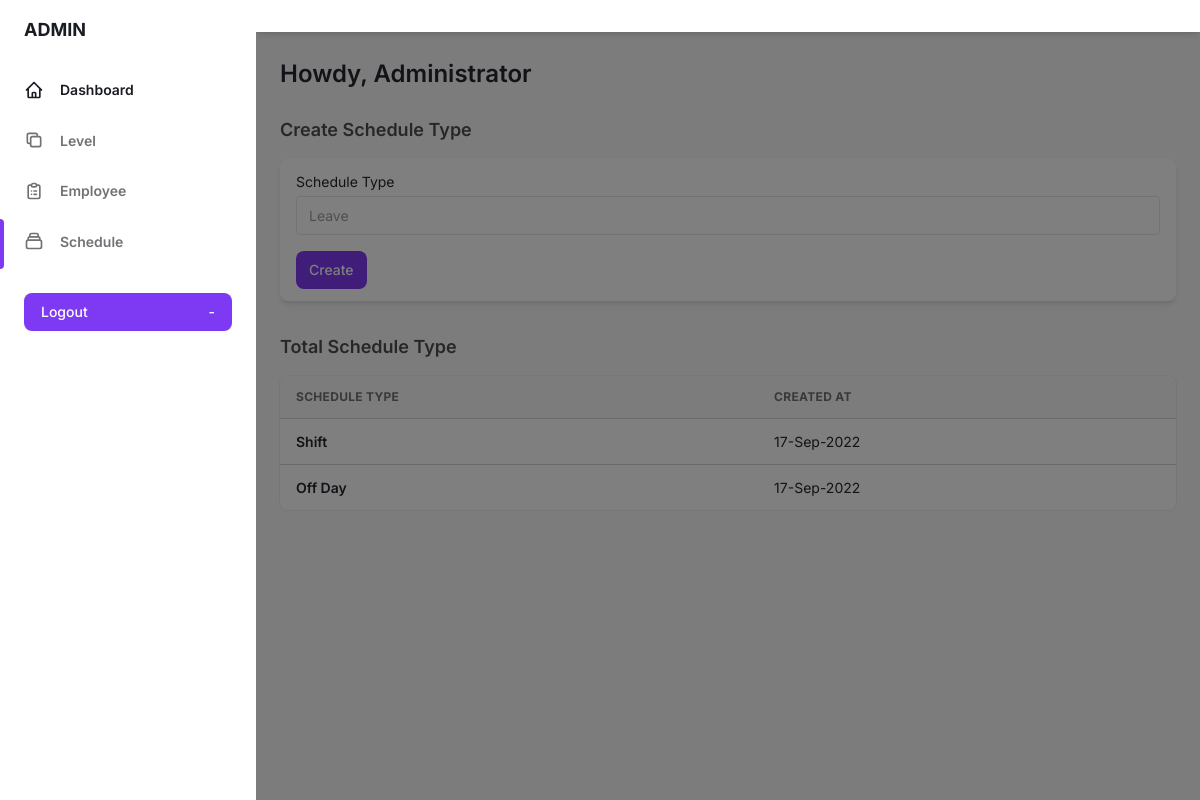
/admin-dashboard/schedule-type.php, run on the app's committed database.
### tables this page shows
CREATE TABLE `schedule_type` (
  `id` int(11) NOT NULL,
  `schedule_name` varchar(255) NOT NULL,
  `dt` timestamp NOT NULL DEFAULT current_timestamp() ON UPDATE current_timestamp()
);

### admin-dashboard/schedule-type.php (the view, shortened to what this page needs)
<?php
  require_once "../includes/connection.php";
?>
<!DOCTYPE html>
<html :class="{ 'theme-dark': dark }" x-data="data()" lang="en">
  <head>
    <link rel="stylesheet" href="../assets/css/tailwind.output.css" />
    <link
      rel="stylesheet"
      href="https://cdnjs.cloudflare.com/ajax/libs/Chart.js/2.9.3/Chart.min.css"
    />
  </head>
  <body>
    <div
      class="flex h-screen bg-gray-50 dark:bg-gray-900"
      :class="{ 'overflow-hidden': isSideMenuOpen }"
    >
      <aside
        class="z-20 hidden w-64 overflow-y-auto bg-white dark:bg-gray-800 md:block flex-shrink-0"
      >
        <div class="py-4 text-gray-500 dark:text-gray-400">
          <a
            class="ml-6 text-lg font-bold text-gray-800 dark:text-gray-200"
            href="#"
          >
            ADMIN
          </a>
          <ul class="mt-6">
            <li class="relative px-6 py-3">
              <a
                class="inline-flex items-center w-full text-sm font-semibold text-gray-800 transition-colors duration-150 hover:text-gray-800 dark:hover:text-gray-200 dark:text-gray-100"
                href="index.php"
              >
                <svg
                  class="w-5 h-5"
                  aria-hidden="true"
                  fill="none"
                  stroke-linecap="round"
                  stroke-linejoin="round"
                  stroke-width="2"
                  viewBox="0 0 24 24"
                  stroke="currentColor"
                >
                  <path
                    d="M3 12l2-2m0 0l7-7 7 7M5 10v10a1 1 0 001 1h3m10-11l2 2m-2-2v10a1 1 0 01-1 1h-3m-6 0a1 1 0 001-1v-4a1 1 0 011-1h2a1 1 0 011 1v4a1 1 0 001 1m-6 0h6"
                  ></path>
                </svg>
                <span class="ml-4">Dashboard</span>
              </a>
            </li>
          </ul>
          <ul>
          <li class="relative px-6 py-3">
              <a
                class="inline-flex items-center w-full text-sm font-semibold transition-colors duration-150 hover:text-gray-800 dark:hover:text-gray-200"
                href="level.php"
              >
                <svg
                  class="w-5 h-5"
                  aria-hidden="true"
                  fill="none"
                  stroke-linecap="round"
                  stroke-linejoin="round"
                  stroke-width="2"
                  viewBox="0 0 24 24"
                  stroke="currentColor"
                >
                  <path
                    d="M8 16H6a2 2 0 01-2-2V6a2 2 0 012-2h8a2 2 0 012 2v2m-6 12h8a2 2 0 002-2v-8a2 2 0 00-2-2h-8a2 2 0 00-2 2v8a2 2 0 002 2z"
                  ></path>
                </svg>
                <span class="ml-4">Level</span>
              </a>
            </li>
            <li class="relative px-6 py-3">
              <a
                class="inline-flex items-center w-full text-sm font-semibold transition-colors duration-150 hover:text-gray-800 dark:hover:text-gray-200"
                href="employee.php"
              >
                <span class="ml-4">Employee</span>
              </a>
            </li>
            <li class="relative px-6 py-3">
            <span
                class="absolute inset-y-0 left-0 w-1 bg-purple-600 rounded-tr-lg rounded-br-lg"
                aria-hidden="true"
              ></span>
              <a
                class="inline-flex items-center w-full text-sm font-semibold transition-colors duration-150 hover:text-gray-800 dark:hover:text-gray-200"
                href="schedule.php"
              >
                <span class="ml-4">Schedule</span>
              </a>
            </li>
           </ul>
          <div class="px-6 my-6">
            <a
              href="logout.php"
              class="flex items-center justify-between w-full px-4 py-2 text-sm font-medium leading-5 text-white transition-colors duration-150 bg-purple-600 border border-transparent rounded-lg active:bg-purple-600 hover:bg-purple-700 focus:outline-none focus:shadow-outline-purple"
            >
              Logout
              <span class="ml-2" aria-hidden="true">-</span>
            </a>
          </div>
        </div>
      </aside>
      <div
        x-show="isSideMenuOpen"
        x-transition:enter="transition ease-in-out duration-150"
        x-transition:enter-start="opacity-0"
        x-transition:enter-end="opacity-100"
        x-transition:leave="transition ease-in-out duration-150"
        x-transition:leave-start="opacity-100"
        x-transition:leave-end="opacity-0"
        class="fixed inset-0 z-10 flex items-end bg-black bg-opacity-50 sm:items-center sm:justify-center"
      ></div>
      <div class="flex flex-col flex-1 w-full">
        <header class="z-10 py-4 bg-white shadow-md dark:bg-gray-800">
        </header>
        <main class="h-full overflow-y-auto">
          <div class="container px-6 mx-auto grid">
            <h2
              class="my-6 text-2xl font-semibold text-gray-700 dark:text-gray-200"
            >
              Howdy, Administrator
            </h2>
            <div>
                <h4 class="mb-4 text-lg font-semibold text-gray-600 dark:text-gray-300">
                    Create Schedule Type
                </h4>
                <form action="" method="post">
                    <div
                    class="px-4 py-3 mb-8 bg-white rounded-lg shadow-md dark:bg-gray-800"
                    >
                        <label class="block text-sm">
                            <span class="text-gray-700 dark:text-gray-400">Schedule Type</span>
                            <input
                            class="block w-full mt-1 text-sm dark:border-gray-600 dark:bg-gray-700 focus:border-purple-400 focus:outline-none focus:shadow-outline-purple dark:text-gray-300 dark:focus:shadow-outline-gray form-input"
                            placeholder="Leave"
                            name="leave"
                            />
                        </label>
                        <div class="mt-4">
                            <button
                                type="submit"
                                name="createBtn"
                                class="px-3 py-2 text-sm font-medium leading-5 text-white transition-colors duration-150 bg-purple-600 border border-transparent rounded-lg active:bg-purple-600 hover:bg-purple-700 focus:outline-none focus:shadow-outline-purple">
                                Create
                            </button>
                        </div>
                    </div>
                </form>
            </div>
            <div>
                <h4 class="mb-4 text-lg font-semibold text-gray-600 dark:text-gray-300">
                    Total Schedule Type
                </h4>
                <div class="w-full overflow-hidden rounded-lg shadow-xs">
                <div class="w-full overflow-x-auto">
                    <table class="w-full whitespace-no-wrap">
                    <thead>
                        <tr
                        class="text-xs font-semibold tracking-wide text-left text-gray-500 uppercase border-b dark:border-gray-700 bg-gray-50 dark:text-gray-400 dark:bg-gray-800"
                        >
                        <th class="px-4 py-3">Schedule Type</th>
                        <th class="px-4 py-3">Created At</th>
                        </tr>
                    </thead>
                    <tbody
                        class="bg-white divide-y dark:divide-gray-700 dark:bg-gray-800"
                    >
                    <?php
                        $select = $conn->query("SELECT * FROM `schedule_type`");
                        while($row = $select->fetch_assoc()) {
                        ?>
                          <tr class="text-gray-700 dark:text-gray-400">
                            <td class="px-4 py-3">
                                <div class="flex items-center text-sm">
                                    <div>
                                        <p class="font-semibold"><?php echo $row['schedule_name']?></p>
                                    </div>
                                </div>
                            </td>
                            <td class="px-4 py-3 text-sm"><?php echo date("d-M-Y",strtotime($row['dt']))?></td>
                          </tr>
                        <?php
                        }
                      ?>
                    </tbody>
                    </table>
                </div>
                </div>
            </div>
          </div>
        </main>
      </div>
    </div>
  </body>
</html>

### data on the page
schedule_type: schedule_name "Shift", dt "17-Sep-2022"
schedule_type: schedule_name "Off Day", dt "17-Sep-2022"
